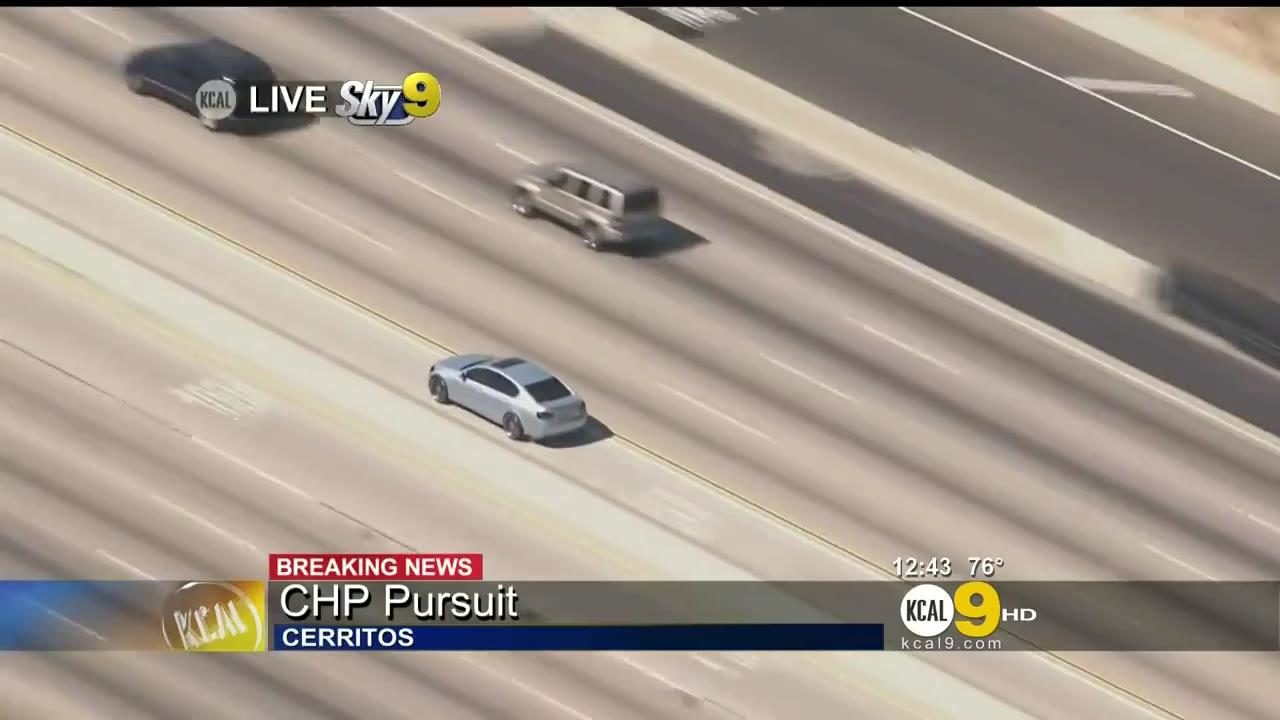
#> input picture tracking-data/00003.jpg, 1280 x 720 px; its folder holds 4 pictures in this run
$ python car_tracking.py
#> lines starting #> are read from the running program, lines starting #| are printed output that depends on the picture; after the words box and inside, x2 and y2 are one past the last pixel; in counts of white or black regions, pixels touching at a corner belong together
import cv2
import numpy as np
import os
import csv


class CarTracking:
    def __init__(self, path_to_dataset='tracking-data'):
        self.path = path_to_dataset
        if not os.path.exists('output'):
            os.makedirs('output')
        self.settings = {
            'fps': 30,
            'max_contour_area': 6500,
            'min_contour_area': 1000,
            'max_aspect_ratio': 3.5,
            'min_aspect_ratio': 1.5
        }

    def tracking(self):
        files = sorted(os.listdir(self.path))
        out_video_path = os.path.join('output', str(self.settings['fps']) + 'fps_output_video.avi')
        out_csv_path = os.path.join('output', str(self.settings['fps']) + 'fps_output_csv.csv')
        video = cv2.VideoWriter(out_video_path, 0, self.settings['fps'], (1280, 720))
        frame_coordinates = []

        for i in range(len(files) - 1):
            if files[i].endswith('.jpg'):
                if i == 0: frame1 = cv2.imread(os.path.join(self.path, files[i]))
#> frame1 is the input picture: shape (720, 1280, 3); mean B, G, R 140.2, 151.1, 162.2
                frame2 = cv2.imread(os.path.join(self.path, files[i + 1]))
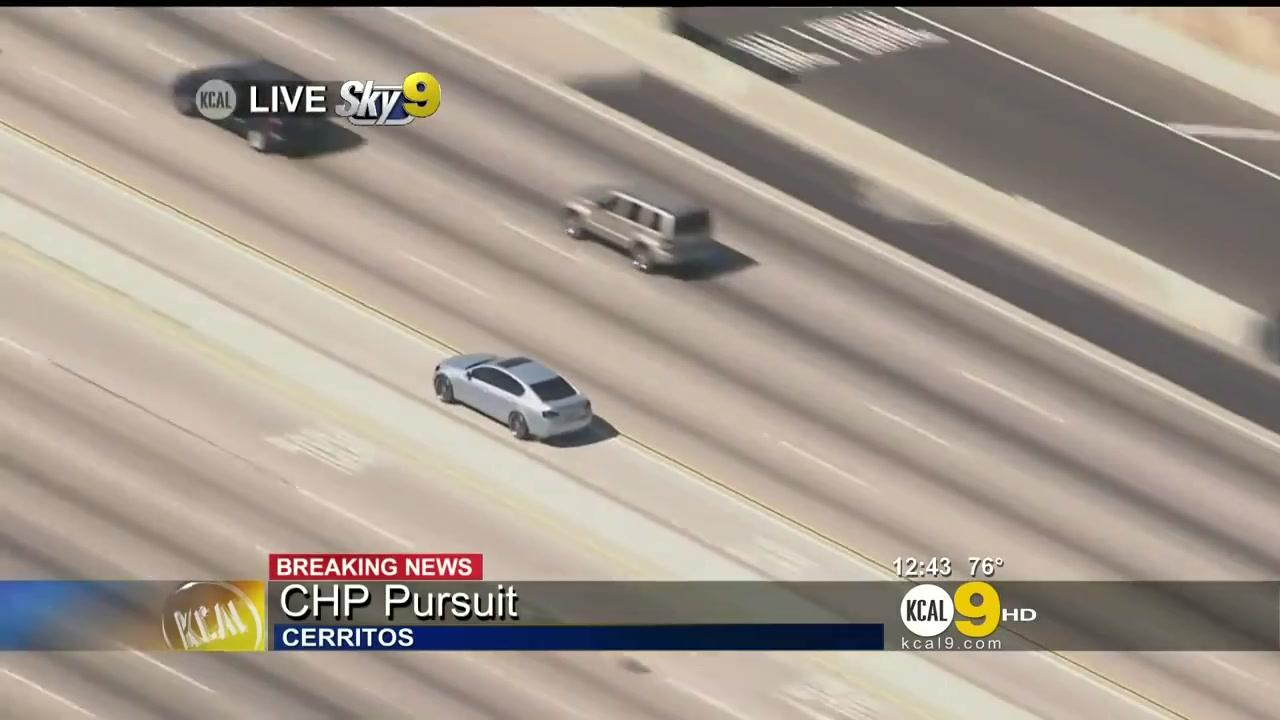
#> input picture tracking-data/00005.jpg, 1280 x 720 px
#> frame2 is the input picture: shape (720, 1280, 3); mean B, G, R 141.9, 153.1, 164.4
                frame, contour_coordinates = self.plot_contours(frame1, frame2)
#> in plot_contours, `ret, th = cv2.threshold(blur, 50, 255, cv2.THRESH_BINARY)`:
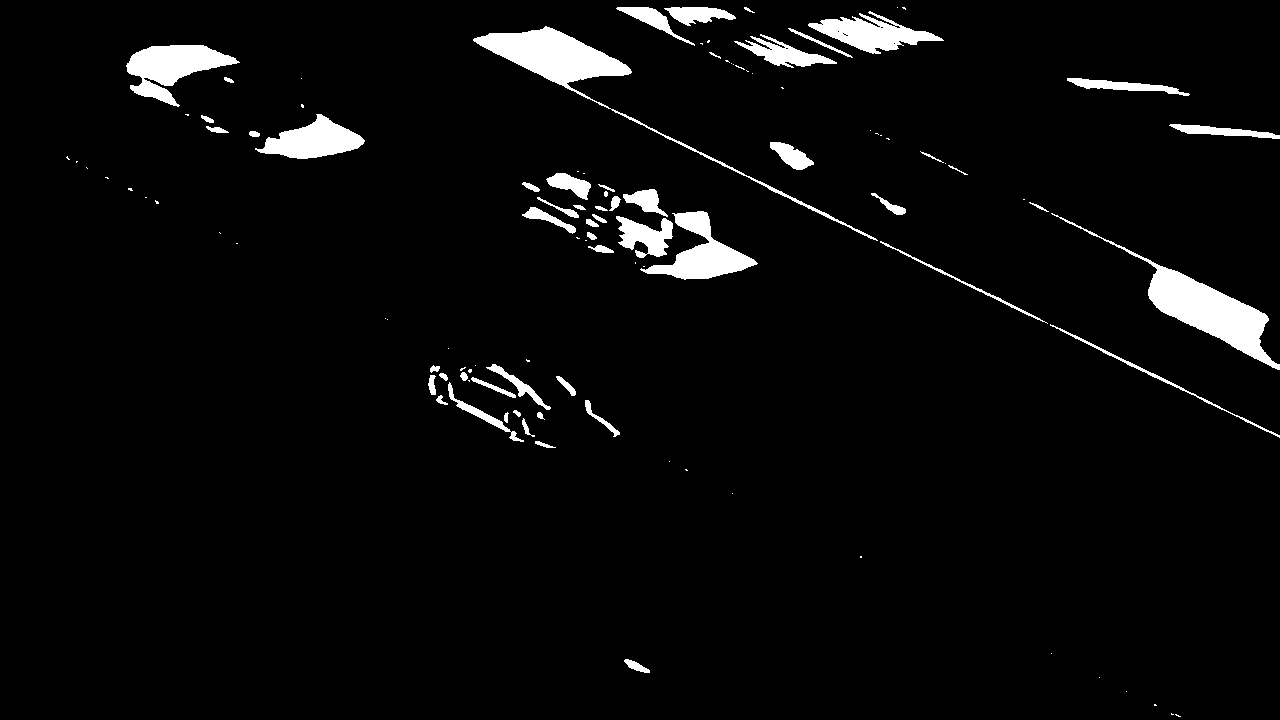
#> th: shape (720, 1280); 4% white; 109 white regions (53 under 20 px), largest, box (x1, y1, x2, y2) and area: (1051, 213, 1280, 370) 5717, (473, 26, 878, 241) 5679, (126, 45, 240, 107) 3392
#> in plot_contours, `thresh_gray = cv2.morphologyEx(th, cv2.MORPH_CLOSE, cv2.getStructuring..`:
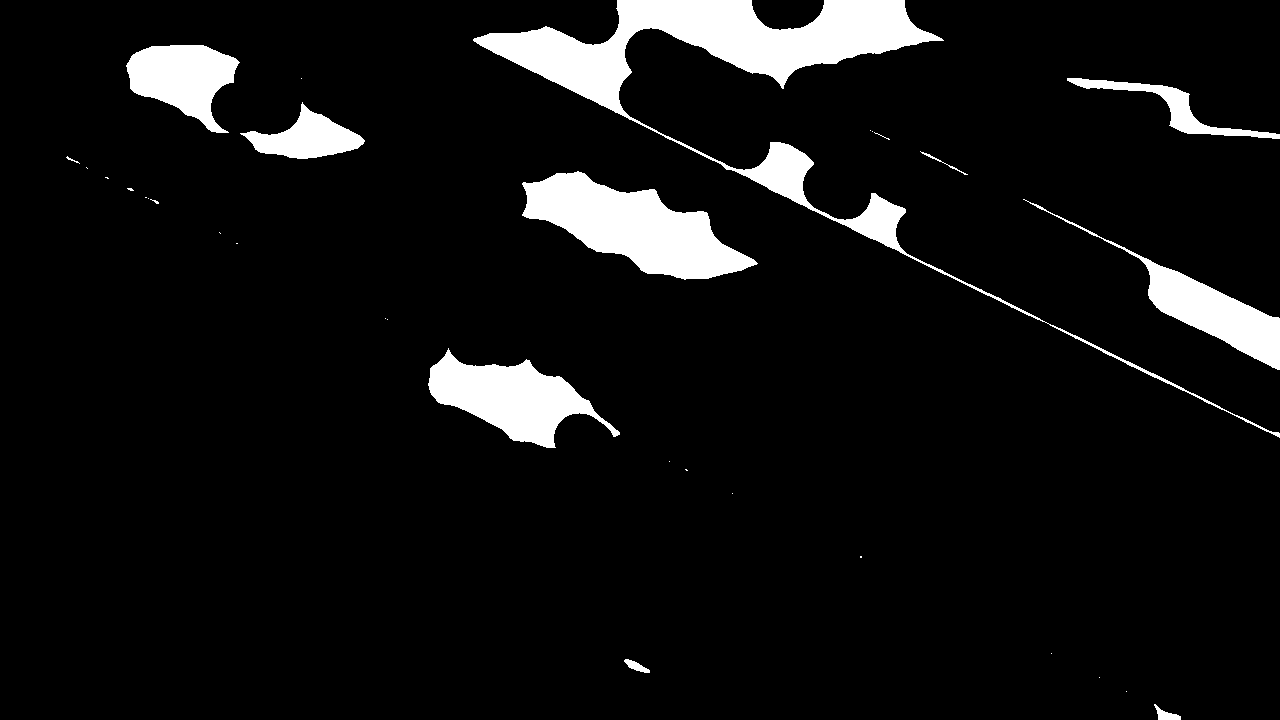
#> thresh_gray: shape (720, 1280); 7.3% white; 32 white regions (21 under 20 px)
#> in plot_contours, `contours, hierarchy = cv2.findContours(thresh_gray, cv2.RETR_TREE, cv2..`: contours = 32 contours, 22 with area under 20; largest, box (x1, y1, x2, y2) and area: (473, 0, 1280, 438) 25914, (522, 171, 758, 280) 12546, (428, 348, 620, 448) 8534, (1023, 199, 1280, 370) 6320, (126, 45, 240, 133) 5737
#> the loop in filter_contours, `for contour in contours:` made 32 passes
#> (x, y, w, h, aspect_ratio) on passes 1, 2, 3, 4, 5, 7, 9, 10: (1154, 704, 27, 16, 1.69), (1126, 691, 1, 1, 1), (1099, 677, 1, 1, 1), (624, 659, 26, 14, 1.86), (1051, 653, 1, 1, 1), (732, 493, 1, 1, 1), (669, 461, 1, 1, 1), (428, 348, 192, 100, 1.92)
#> (printed output is left out)
#> after the loop in filter_contours, `for contour in contours:`: contours_coordinate = 3 items; count = 3; filtered_contours = [(1023, 199, 257, 171), (240, 102, 125, 57), (1067, 78, 213, 61)]
#| fc 3
#> in plot_contours, `filtered_contours, contours_coordinate = self.filter_contours(contours)`: contours_coordinate = 3 items
#> the loop in plot_contours, `for contour in filtered_contours:` made 3 passes
#> after the loop in plot_contours, `for contour in filtered_contours:`:
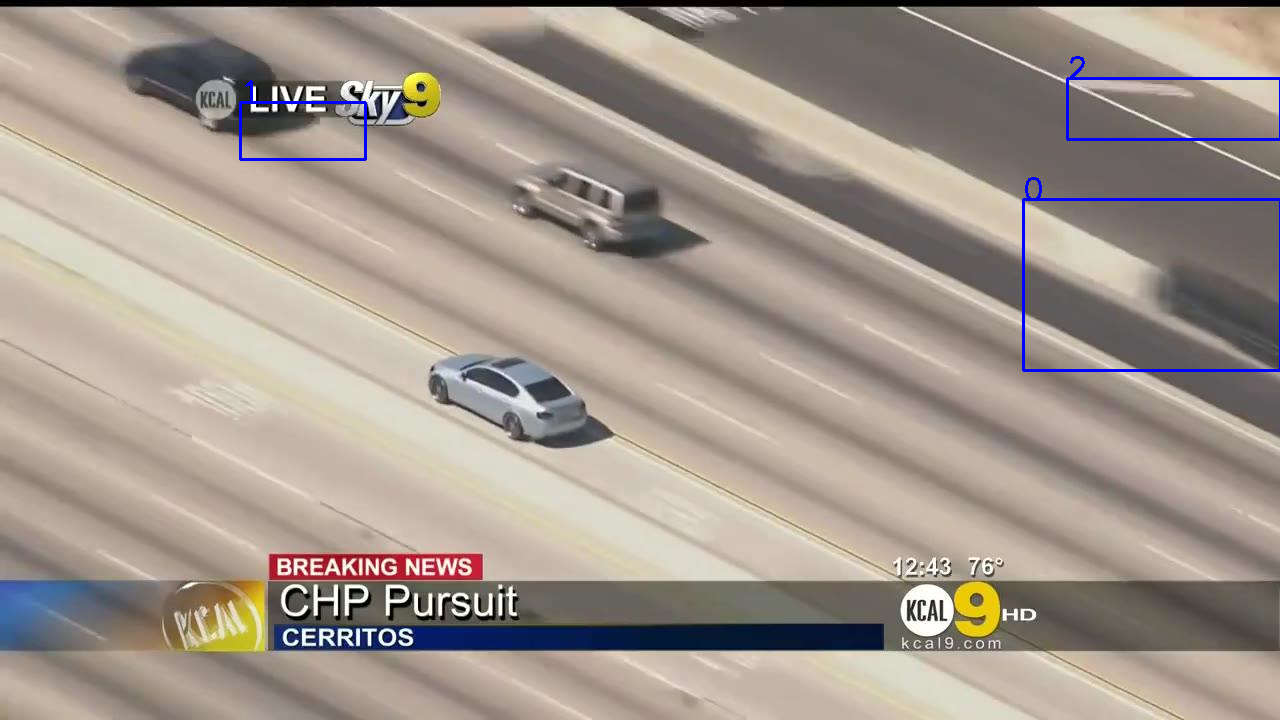
#> frame1: shape (720, 1280, 3); 0.56% of pixels changed, all inside (x1, y1, x2, y2) = (239, 56, 1280, 372)
#> after the loop in plot_contours, `for contour in filtered_contours:`: count = 3
#> contour_coordinates = 3 items
                temp = {'frame_name': files[i], 'coordinates': contour_coordinates}
                frame_coordinates.append(temp)
                # Appending the images to the video one by one
                video.write(frame)
                frame1 = frame2
#> pass 2 of the loop in tracking, `for i in range(len(files) - 1):`:
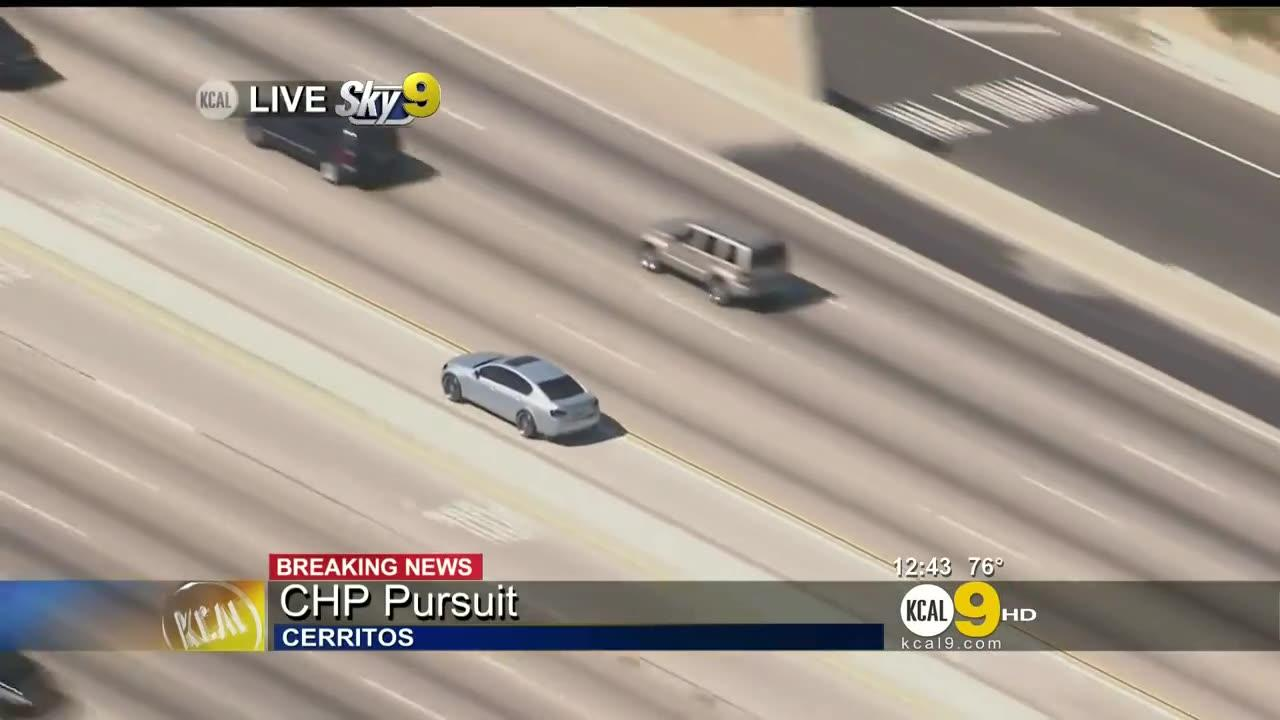
#> input picture tracking-data/00008.jpg, 1280 x 720 px
#> in tracking, frame2 is the input picture: shape (720, 1280, 3); mean B, G, R 142.3, 153.8, 165.3
#> in plot_contours (call 2), `ret, th = cv2.threshold(blur, 50, 255, cv2.THRESH_BINARY)`:
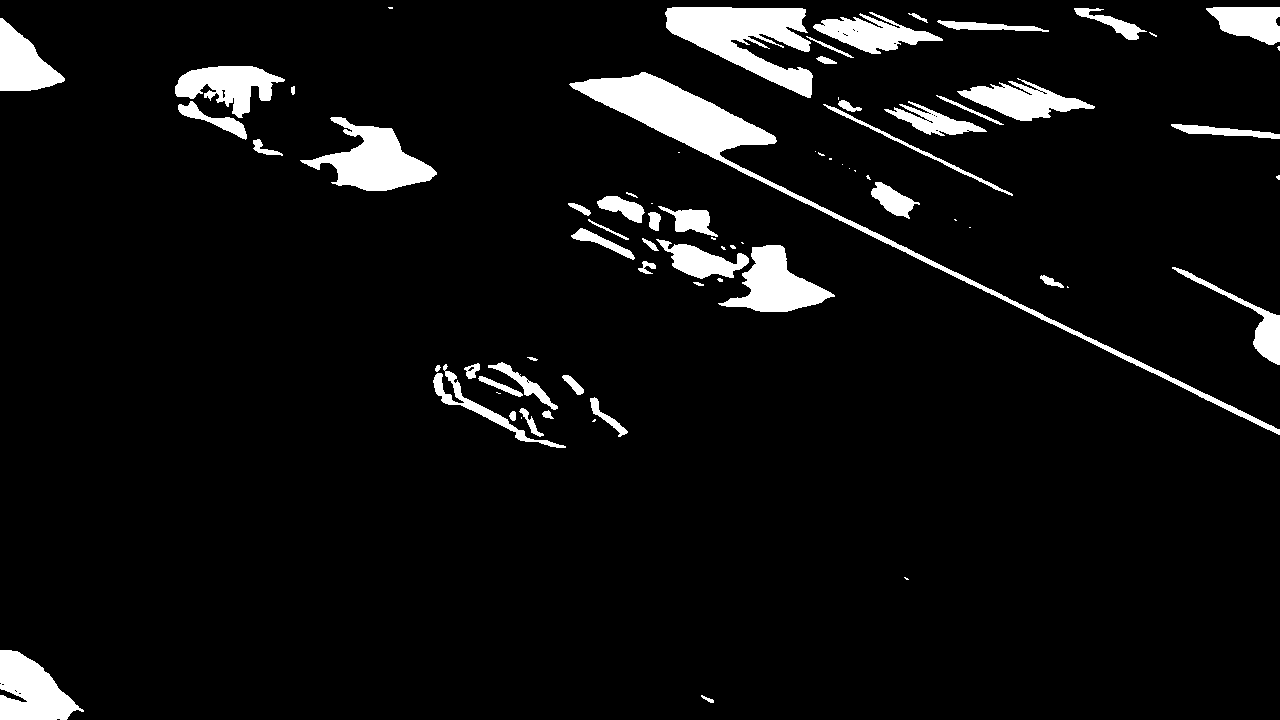
#> th: shape (720, 1280); 6.3% white; 75 white regions (26 under 20 px), largest, box (x1, y1, x2, y2) and area: (569, 72, 1280, 435) 10414, (665, 7, 813, 98) 6755, (300, 117, 437, 191) 4640
#> contours = 17 contours, 3 with area under 20; largest, box (x1, y1, x2, y2) and area: (569, 0, 1280, 435) 61580, (568, 192, 835, 312) 14000, (433, 357, 628, 448) 9268, (175, 66, 295, 156) 5616, (300, 117, 437, 191) 5368
#> the loop in filter_contours (call 2), `for contour in contours:` made 17 passes
#> (x, y, w, h, aspect_ratio, count) on pass 10: (300, 117, 137, 74, 1.85, 1)
#> (printed output is left out)
#| fc 1
#> in plot_contours (call 2), `filtered_contours, contours_coordinate = self.filter_contours(contours)`: filtered_contours = [(300, 117, 137, 74)]; contours_coordinate = 1 item
#> the loop in plot_contours (call 2), `for contour in filtered_contours:` made 1 pass
#> (x, y, w, h, count) on pass 1: (300, 117, 137, 74, 1)
#> after the loop in plot_contours (call 2), `for contour in filtered_contours:`:
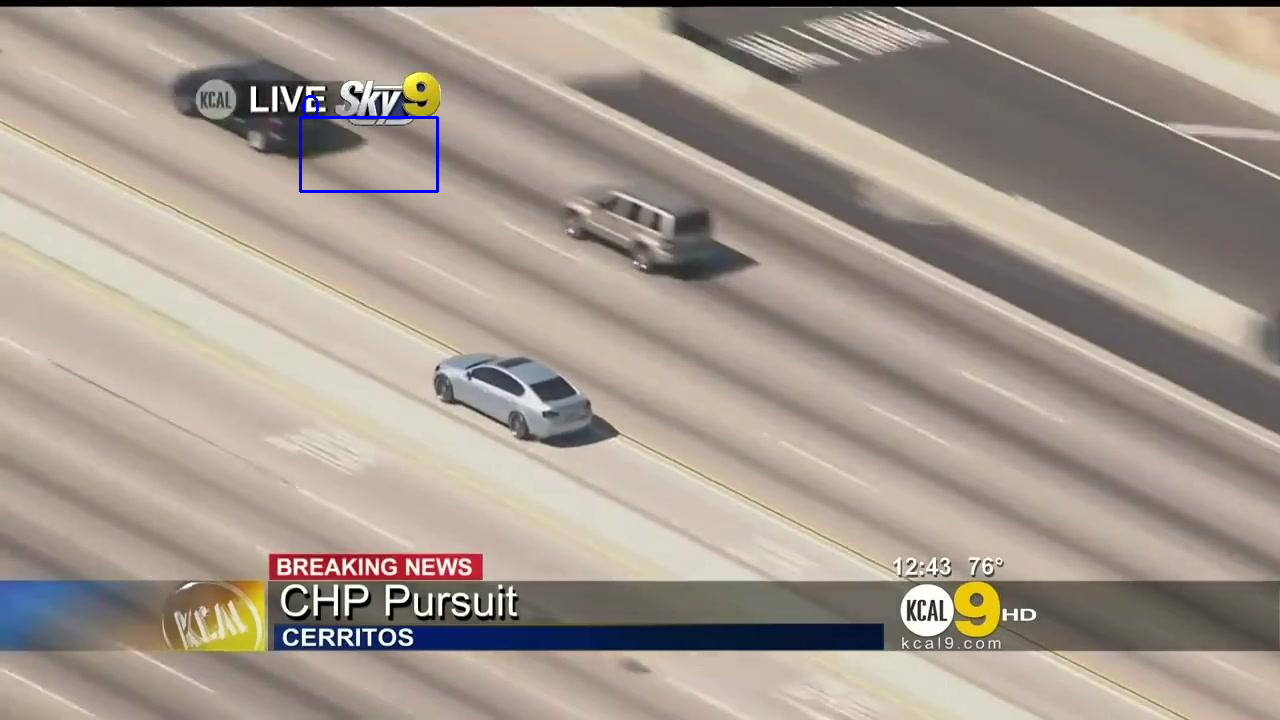
#> frame1: shape (720, 1280, 3); 0.15% of pixels changed, all inside (x1, y1, x2, y2) = (299, 95, 439, 193)
#> after the loop in plot_contours (call 2), `for contour in filtered_contours:`: count = 1
#> contour_coordinates = 1 item

        cv2.destroyAllWindows()
        video.release()
        with open(out_csv_path, mode='w') as csv_file:
            fieldnames = ['frame_name', 'coordinates']
            writer = csv.DictWriter(csv_file, fieldnames=fieldnames)
            writer.writeheader()
            for data in frame_coordinates:
                writer.writerow(data)
#> this loop made 3 passes
#> data on pass 3: {'frame_name': '00008.jpg', 'coordinates': []}

    def plot_contours(self, frame1, frame2):
        d = cv2.absdiff(frame1, frame2)
        grey = cv2.cvtColor(d, cv2.COLOR_BGR2GRAY)
        blur = cv2.GaussianBlur(grey, (5, 5), 0)
        ret, th = cv2.threshold(blur, 50, 255, cv2.THRESH_BINARY)
        thresh_gray = cv2.morphologyEx(th, cv2.MORPH_CLOSE,
                                       cv2.getStructuringElement(cv2.MORPH_ELLIPSE, (51, 51)))
        # cv2.imshow('thresh gray', thresh_gray)
        # cv2.waitKey(0)
        contours, hierarchy = cv2.findContours(thresh_gray, cv2.RETR_TREE, cv2.CHAIN_APPROX_SIMPLE)
        contours = np.array(contours, dtype=object)
        filtered_contours, contours_coordinate = self.filter_contours(contours)
        count = 0
        for contour in filtered_contours:
            (x, y, w, h) = contour
            cv2.rectangle(frame1, (x, y), (x + w, y + h), (255, 0, 0), 2)
            cv2.putText(frame1, str(count), (x, y), fontFace=cv2.FONT_HERSHEY_SIMPLEX,
                        fontScale=1, color=(255, 0, 0), thickness=2)
            count += 1
        # [6 lines of commented-out code are left out]
        cv2.destroyAllWindows()
        return frame1, contours_coordinate

    def filter_contours(self, contours):
        filtered_contours = []
        contours_coordinate = []
        count = 0
        for contour in contours:
            (x, y, w, h) = cv2.boundingRect(contour)
            aspect_ratio = w / h
            if (self.settings.get('max_contour_area') > cv2.contourArea(contour) > self.settings.get('min_contour_area')) and (aspect_ratio > self.settings.get('min_aspect_ratio')) and (x > 0) and (y > 0):
                temp = {'contour_' + str(count): (x, y, w, h)}
                contours_coordinate.append(temp)
                print('parameters for contour no: ' + str(count))
                print('area', cv2.contourArea(contour))
                print('aspect_ratio:', aspect_ratio)
                print((x, y, w, h))
                filtered_contours.append((x, y, w, h))
                count += 1
        print('fc', len(filtered_contours))
        return filtered_contours, contours_coordinate


if __name__ == "__main__":
    CT = CarTracking()
    CT.tracking()
